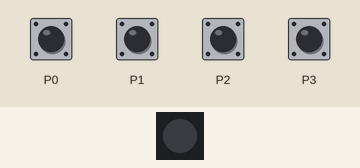
Bench run of a program on a simulated Calliope mini (MakeCode). Parts: 1 RGB LEDs in strip order, left to right. The inputs (shaded band) are chosen by the test bench.

Above: at 1.2 s.
1.3 s: touch pin P0 pressed for 0.15 s
At 2.3 s:
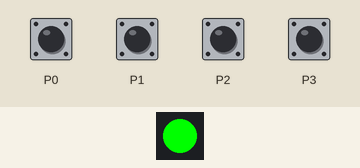
2.9 s: touch pin P1 pressed for 0.15 s
At 3.6 s:
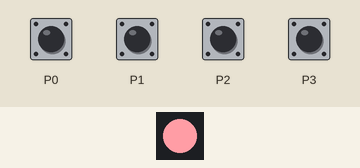
4.5 s: touch pin P2 pressed for 0.15 s
At 4.8 s:
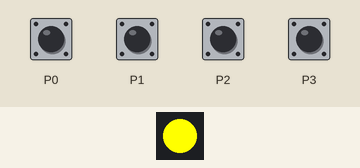
6.1 s: touch pin P3 pressed for 0.15 s
At 7.2 s:
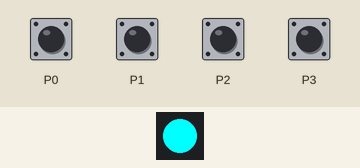
7.7 s: touch pin P0 pressed for 1 s
At 8.4 s:
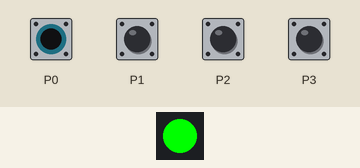
10.2 s: touch pin P1 pressed for 1 s
At 11.5 s:
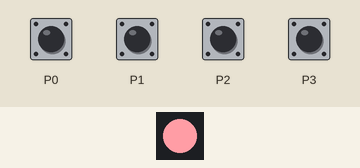
Timing chart, 0 to 13.2 s (numbered marks = the images above; inputs shaded):
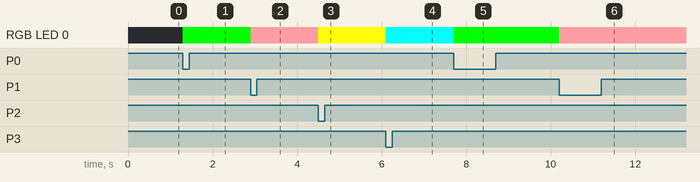

Measured:
- after the input at 1.3 s, RGB LED 0: off → RGB(0, 255, 0) at once
- after the input at 2.9 s, RGB LED 0: RGB(0, 255, 0) → RGB(255, 157, 165) at once
- after the input at 4.5 s, RGB LED 0: RGB(255, 157, 165) → RGB(255, 255, 0) at once
- after the input at 6.1 s, RGB LED 0: RGB(255, 255, 0) → RGB(0, 255, 255) at once
- after the input at 7.7 s, RGB LED 0: RGB(0, 255, 255) → RGB(0, 255, 0) at once
- after the input at 10.2 s, RGB LED 0: RGB(0, 255, 0) → RGB(255, 157, 165) at once

The program:

main.ts
```typescript
input.onPinTouchEvent(TouchPin.P1, input.buttonEventDown(), function () {
    basic.setLedColor(0xff9da5)
})
input.onPinTouchEvent(TouchPin.P0, input.buttonEventDown(), function () {
    basic.setLedColor(0x00ff00)
})
input.onPinTouchEvent(TouchPin.P2, input.buttonEventDown(), function () {
    basic.setLedColor(0xffff00)
})
input.onPinTouchEvent(TouchPin.P3, input.buttonEventDown(), function () {
    basic.setLedColor(0x00ffff)
})
```

test.ts
```typescript
// Hier kann man Tests durchführen; diese Datei wird nicht kompiliert, wenn dieses Paket als Erweiterung verwendet wird.
```
